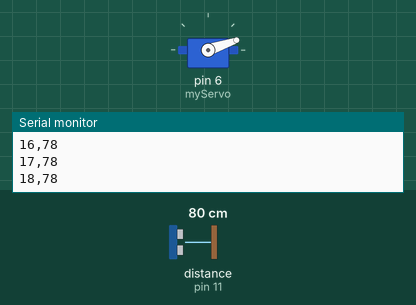
This sketch was run on a simulated Arduino Uno, built with avr-gcc and run on an emulated ATmega328P. Parts: servo, the last lines printed to the serial monitor. Wiring (inferred from the names in the program): ultrasonic range finder: trigger pin 13; echo pin 11. The inputs (shaded band) are chosen by the test bench; at power-on: distance to the obstacle (sensor on pin 11) 80 cm. The echo pulse lasts 58.3 µs per cm.

Above: at 1.2 s.
1.3 s: distance to the obstacle (sensor on pin 11) set to 2 cm
At 2.0 s:
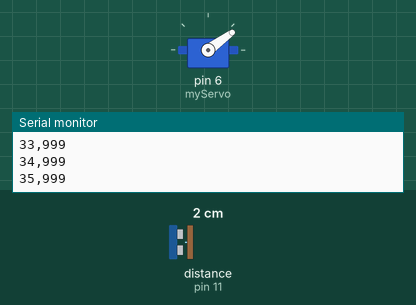
4.3 s: distance to the obstacle (sensor on pin 11) set to 250 cm
At 4.45 s:
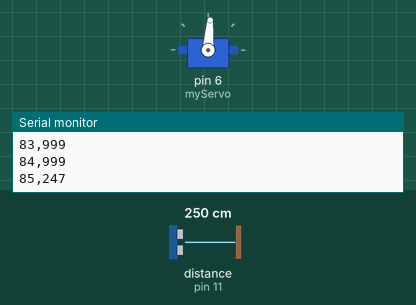
7.3 s: distance to the obstacle (sensor on pin 11) set to 18 cm
At 7.9 s:
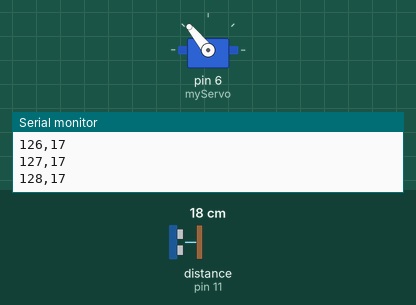
10.3 s: distance to the obstacle (sensor on pin 11) set to 120 cm
13.3 s: distance to the obstacle (sensor on pin 11) set to 4 cm
Timing chart, 0 to 20.3 s (numbered marks = the images above; inputs shaded):
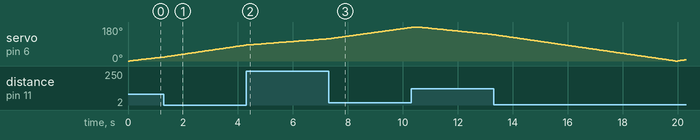

The sketch:

Radar.ino
```cpp
#include <Servo.h>

Servo myServo;
int trigPin = 13;
int echoPin = 11;

long getDistance()
{
  long total = 0;
  int validReadings = 0;

  for(int i = 0; i < 3; i++)
  {
    digitalWrite(trigPin, LOW);
    delayMicroseconds(2);
    digitalWrite(trigPin, HIGH);
    delayMicroseconds(10);
    digitalWrite(trigPin, LOW);
    long Duration = pulseIn(echoPin, HIGH);
    long d = Duration * 0.034 / 2;

    if(d > 2)
    {
      total = total + d;
      validReadings = validReadings + 1;
    }
    delay(10);
  }

  if(validReadings == 0) return 999;
  return total / validReadings;
}

void setup()
{
  pinMode (trigPin, OUTPUT);
  pinMode (echoPin, INPUT);
  myServo.attach(6);
  Serial.begin(9600);
}

void loop()
{
  for (int angle = 0; angle <= 180; angle ++)
  {
    myServo.write(angle);
    delay(15);
    long distance = getDistance();
    Serial.print(angle);
    Serial.print(",");
    Serial.println(distance);
  }

  for(int angle = 180; angle >= 0; angle--)
  {
    myServo.write(angle);
    delay(15);
    long distance = getDistance();
    Serial.print(angle);
    Serial.print(",");
    Serial.println(distance);
  }
}
```
